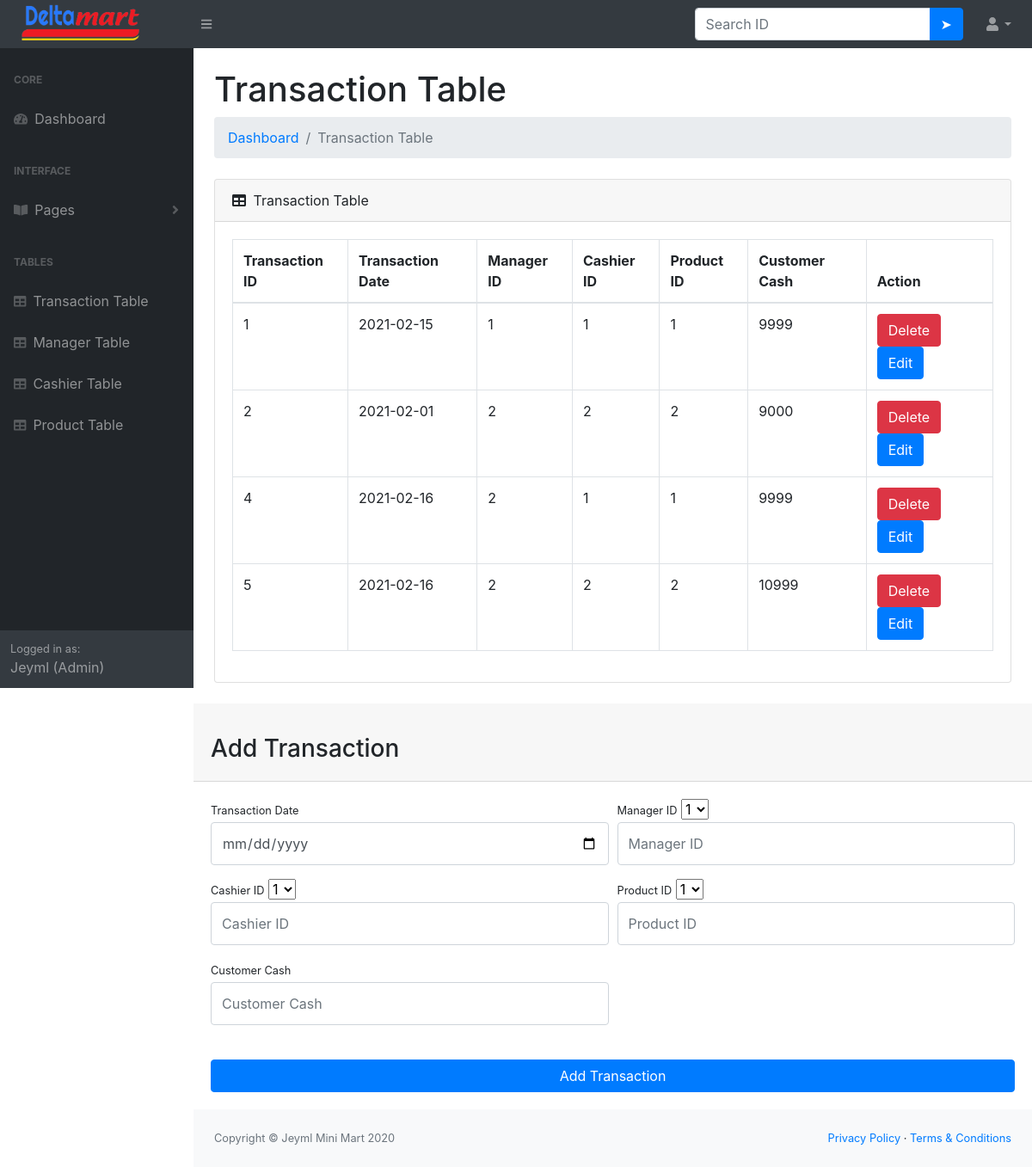
Screenshot of /admin/transactionTable.php (signed in) with the database file from the repository.
### tables this page shows
CREATE TABLE `transactiontable` (
  `transactionID` int(11) NOT NULL,
  `transactionDate` date NOT NULL,
  `managerID` int(11) NOT NULL,
  `cashierID` int(11) NOT NULL,
  `productID` int(11) NOT NULL,
  `customerCash` float NOT NULL
);

### admin/transactionTable.php (the view, shortened to what this page needs)
<?php
    require_once("dbconnection.php");
    $statement = $connect->prepare('SELECT * FROM transactiontable');
    $statement->execute();
?>
<!DOCTYPE html>
<html lang="en">
    <head>
        <link href="css/styles.css" rel="stylesheet" />
        <link href="https://cdn.datatables.net/1.10.20/css/dataTables.bootstrap4.min.css" rel="stylesheet" />
    </head>
    <body class="sb-nav-fixed">
        <nav class="sb-topnav navbar navbar-expand navbar-dark bg-dark">
            <a class="navbar-brand" href="dashboard.php"><img src="../img/logo.png" height="50px" width="155px"></a>
            <button class="btn btn-link btn-sm order-1 order-lg-0" id="sidebarToggle" href="#"><i class="fas fa-bars"></i></button>
            <form class="d-none d-md-inline-block form-inline ml-auto mr-0 mr-md-3 my-2 my-md-0" method="post" action="transactionSearch.php">
                <div class="input-group">
                    <input class="form-control" type="text" placeholder="Search ID" name="transactionID" aria-label="Search" aria-describedby="basic-addon2" />
                    <div class="input-group-append">
                        <input class="btn btn-primary" type="submit" name="search" value="➤"></input>
                    </div>
                </div>
            </form>
            <ul class="navbar-nav ml-auto ml-md-0">
                <li class="nav-item dropdown">
                    <a class="nav-link dropdown-toggle" id="userDropdown" href="#" role="button" data-toggle="dropdown" aria-haspopup="true" aria-expanded="false"><i class="fas fa-user fa-fw"></i></a>
                </li>
            </ul>
        </nav>
        <div id="layoutSidenav">
            <div id="layoutSidenav_nav">
                <nav class="sb-sidenav accordion sb-sidenav-dark" id="sidenavAccordion">
                    <div class="sb-sidenav-menu">
                        <div class="nav">
                            <div class="sb-sidenav-menu-heading">Core</div>
                            <a class="nav-link" href="dashboard.php">
                                <div class="sb-nav-link-icon"><i class="fas fa-tachometer-alt"></i></div>
                                Dashboard
                            </a>
                            <div class="sb-sidenav-menu-heading">Interface</div>
                            <a class="nav-link collapsed" href="#" data-toggle="collapse" data-target="#collapsePages" aria-expanded="false" aria-controls="collapsePages">
                                <div class="sb-nav-link-icon"><i class="fas fa-book-open"></i></div>
                                Pages
                                <div class="sb-sidenav-collapse-arrow"><i class="fas fa-angle-down"></i></div>
                            </a>
                            <div class="sb-sidenav-menu-heading">Tables</div>
                            <a class="nav-link" href="#">
                                <div class="sb-nav-link-icon"><i class="fas fa-table"></i></div>
                                Transaction Table
                            </a>
                            <a class="nav-link" href="managertable.php">
                                <div class="sb-nav-link-icon"><i class="fas fa-table"></i></div>
                                Manager Table
                            </a>
                            <a class="nav-link" href="cashierTable.php">
                                <div class="sb-nav-link-icon"><i class="fas fa-table"></i></div>
                                Cashier Table
                            </a>
                            <a class="nav-link" href="productTable.php">
                                <div class="sb-nav-link-icon"><i class="fas fa-table"></i></div>
                                Product Table
                            </a>
                        </div>
                    </div>
                    <div class="sb-sidenav-footer">
                        <div class="small">Logged in as:</div>
                        <?php echo $_SESSION["username"]; ?> (Admin)
                    </div>
                </nav>
            </div>
            <div id="layoutSidenav_content">
                <main>
                    <div class="container-fluid">
                        <h1 class="mt-4">Transaction Table</h1>
                        <ol class="breadcrumb mb-4">
                            <li class="breadcrumb-item"><a href="dashboard.php">Dashboard</a></li>
                            <li class="breadcrumb-item active">Transaction Table</li>
                        </ol>
                        <div class="card mb-4">
                            <div class="card-header">
                                <i class="fas fa-table mr-1"></i>
                                Transaction Table
                            </div>
                            <div class="card-body">
                                <div class="table-responsive">
                                    <table class="table table-bordered" id="dataTable" width="100%" cellspacing="0">
                                        <thead>
                                            <tr>
                                                <th>Transaction ID</th>
                                                <th>Transaction Date</th>
                                                <th>Manager ID</th>
                                                <th>Cashier ID</th>
                                                <th>Product ID</th>
                                                <th>Customer Cash</th>
                                                <th>Action</th>
                                            </tr>
                                        </thead>
                                        <tbody>
                                            <?php while ($transactiontable=$statement->fetch(PDO::FETCH_OBJ)){?>
                                            <tr>
                                                <td><?php echo $transactiontable->transactionID; ?></td>
                                                <td><?php echo $transactiontable->transactionDate; ?></td>
                                                <td><?php echo $transactiontable->managerID; ?></td>
                                                <td><?php echo $transactiontable->cashierID; ?></td>
                                                <td><?php echo $transactiontable->productID; ?></td>
                                                <td><?php echo $transactiontable->customerCash; ?></td>
                                                <td>
                                                    <a onclick="return confirm('Are you sure you want to delete this ID?')" class="btn btn-danger" href="transactionDelete.php?transactionID=<?php echo $transactiontable->transactionID ?>">Delete</a>
                                                    <a class="btn btn-primary" href="transactionEdit.php?transactionID=<?php echo $transactiontable->transactionID ?>">Edit</a>
                                                </td>
                                            </tr>
                                            <?php }?>
                                        </tbody>
                                    </table>
                                </div>
                            </div>
                        </div>
                    </div>
                    <div class="card-header"><h3 class="mt-4">Add Transaction</h3></div>
                    <div class="card-body">
                        <form  name="transaction_form" method="post" autocomplete="off">
                            <div class="form-row">
                                <div class="col-md-6">
                                    <div class="form-group">
                                        <label class="small mb-1" for="transactionDate">Transaction Date</label>
                                        <input class="form-control py-4" type="date" name="transactionDate" placeholder="Transaction Date" required/>
                                    </div>
                                </div>
                                <div class="col-md-6">
                                    <div class="form-group">
                                        <label class="small mb-1" for="managerID">Manager ID</label>
                                        <?php
                                            $pdoQuery = "SELECT managerID FROM managertable";
                                            $pdoResult = $connect->query($pdoQuery);
                                            $dropdown="<select id='managerSelect1' onchange='managerSelect2();'>";
                                            foreach ($pdoResult as $row) {
                                                $dropdown .="\r\n<option value='{$row['managerID']}'>{$row['managerID']}</option>";
                                            }
                                            $dropdown .="\r\n</select>";
                                            echo $dropdown;
                                            echo "<input class='form-control py-4' type='text' name='managerID' id='managertxt' placeholder='Manager ID' required/>";
                                        ?>
                                    </div>
                                </div>
                                <div class="col-md-6">
                                    <div class="form-group">
                                        <label class="small mb-1" for="cashierID">Cashier ID</label>
                                        <?php
                                            $pdoQuery = "SELECT cashierID FROM cashiertable";
                                            $pdoResult = $connect->query($pdoQuery);
                                            $dropdown="<select id='cashierSelect1' onchange='cashierSelect2();'>";
                                            foreach ($pdoResult as $row) {
                                                $dropdown .="\r\n<option value='{$row['cashierID']}'>{$row['cashierID']}</option>";
                                            }
                                            $dropdown .="\r\n</select>";
                                            echo $dropdown;
                                            echo "<input class='form-control py-4' type='text' name='cashierID' id='cashiertxt' placeholder='Cashier ID' required/>";
                                        ?>
                                    </div>
                                </div>
                                <div class="col-md-6">
                                    <div class="form-group">
                                        <label class="small mb-1" for="productID">Product ID</label>
                                        <?php
                                            $pdoQuery = "SELECT productID FROM producttable";
                                            $pdoResult = $connect->query($pdoQuery);
                                            $dropdown="<select id='productSelect1' onchange='productSelect2();'>";
                                            foreach ($pdoResult as $row) {
                                                $dropdown .="\r\n<option value='{$row['productID']}'>{$row['productID']}</option>";
                                            }
                                            $dropdown .="\r\n</select>";
                                            echo $dropdown;
                                            echo "<input class='form-control py-4' type='text' name='productID' id='producttxt' placeholder='Product ID' required/>";
                                        ?>
                                    </div>
                                </div>
                                <div class="col-md-6">
                                    <div class="form-group">
                                        <label class="small mb-1" for="customerCash">Customer Cash</label>
                                        <input class='form-control py-4' type='text' name='customerCash' placeholder='Customer Cash' required/>
                                    </div>
                                </div>
                            </div>
                            <div class="form-group mt-4 mb-0">
                                <input type="submit" name="addtransaction" class="btn btn-primary btn-block" value="Add Transaction"/>
                            </div>
                        </form>
                    </div>
                </main>
                <footer class="py-4 bg-light mt-auto">
                    <div class="container-fluid">
                        <div class="d-flex align-items-center justify-content-between small">
                            <div class="text-muted">Copyright &copy; Jeyml Mini Mart 2020</div>
                            <div>
                                <a href="#">Privacy Policy</a>
                                &middot;
                                <a href="#">Terms &amp; Conditions</a>
                            </div>
                        </div>
                    </div>
                </footer>
            </div>
        </div>
    </body>
</html>

### rows the page displays
transactiontable: transactionID "1", transactionDate "2021-02-15", managerID "1", cashierID "1", productID "1", customerCash "9999"
transactiontable: transactionID "2", transactionDate "2021-02-01", managerID "2", cashierID "2", productID "2", customerCash "9000"
transactiontable: transactionID "4", transactionDate "2021-02-16", managerID "2", cashierID "1", productID "1", customerCash "9999"
transactiontable: transactionID "5", transactionDate "2021-02-16", managerID "2", cashierID "2", productID "2", customerCash "10999"

### other values shown
$_SESSION["username"] "Jeyml"
form field value "1"
